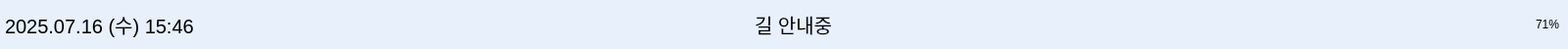
     <widget class="QFrame" name="topbar8">
      <property name="geometry">
       <rect>
        <x>0</x>
        <y>0</y>
        <width>1600</width>
        <height>50</height>
       </rect>
      </property>
      <property name="palette">
       <palette>
        <active>
         <colorrole role="WindowText">
          <brush brushstyle="SolidPattern">
           <color alpha="255">
            <red>0</red>
            <green>0</green>
            <blue>0</blue>
           </color>
          </brush>
         </colorrole>
         <colorrole role="Button">
          <brush brushstyle="SolidPattern">
           <color alpha="255">
            <red>231</red>
            <green>240</green>
            <blue>251</blue>
           </color>
          </brush>
         </colorrole>
         <colorrole role="Light">
          <brush brushstyle="SolidPattern">
           <color alpha="255">
            <red>255</red>
            <green>116</green>
            <blue>116</blue>
           </color>
          </brush>
         </colorrole>
         <colorrole role="Midlight">
          <brush brushstyle="SolidPattern">
           <color alpha="255">
            <red>247</red>
            <green>63</green>
            <blue>63</blue>
           </color>
          </brush>
         </colorrole>
         <colorrole role="Dark">
          <brush brushstyle="SolidPattern">
           <color alpha="255">
            <red>120</red>
            <green>6</green>
            <blue>6</blue>
           </color>
          </brush>
         </colorrole>
         <colorrole role="Mid">
          <brush brushstyle="SolidPattern">
           <color alpha="255">
            <red>160</red>
            <green>7</green>
            <blue>7</blue>
           </color>
          </brush>
         </colorrole>
         <colorrole role="Text">
          <brush brushstyle="SolidPattern">
           <color alpha="255">
            <red>0</red>
            <green>0</green>
            <blue>0</blue>
           </color>
          </brush>
         </colorrole>
         <colorrole role="BrightText">
          <brush brushstyle="SolidPattern">
           <color alpha="255">
            <red>255</red>
            <green>255</green>
            <blue>255</blue>
           </color>
          </brush>
         </colorrole>
         <colorrole role="ButtonText">
          <brush brushstyle="SolidPattern">
           <color alpha="255">
            <red>0</red>
            <green>0</green>
            <blue>0</blue>
           </color>
          </brush>
         </colorrole>
         <colorrole role="Base">
          <brush brushstyle="SolidPattern">
           <color alpha="255">
            <red>231</red>
            <green>240</green>
            <blue>251</blue>
           </color>
          </brush>
         </colorrole>
         <colorrole role="Window">
          <brush brushstyle="SolidPattern">
           <color alpha="255">
            <red>231</red>
            <green>240</green>
            <blue>251</blue>
           </color>
          </brush>
         </colorrole>
         <colorrole role="Shadow">
          <brush brushstyle="SolidPattern">
           <color alpha="255">
            <red>0</red>
            <green>0</green>
            <blue>0</blue>
           </color>
          </brush>
         </colorrole>
         <colorrole role="AlternateBase">
          <brush brushstyle="SolidPattern">
           <color alpha="255">
            <red>247</red>
            <green>133</green>
            <blue>133</blue>
           </color>
          </brush>
         </colorrole>
         <colorrole role="ToolTipBase">
          <brush brushstyle="SolidPattern">
           <color alpha="255">
            <red>255</red>
            <green>255</green>
            <blue>220</blue>
           </color>
          </brush>
         </colorrole>
         <colorrole role="ToolTipText">
          <brush brushstyle="SolidPattern">
           <color alpha="255">
            <red>0</red>
            <green>0</green>
            <blue>0</blue>
           </color>
          </brush>
         </colorrole>
         <colorrole role="PlaceholderText">
          <brush brushstyle="SolidPattern">
           <color alpha="128">
            <red>0</red>
            <green>0</green>
            <blue>0</blue>
           </color>
          </brush>
         </colorrole>
        </active>
        <inactive>
         <colorrole role="WindowText">
          <brush brushstyle="SolidPattern">
           <color alpha="255">
            <red>0</red>
            <green>0</green>
            <blue>0</blue>
           </color>
          </brush>
         </colorrole>
         <colorrole role="Button">
          <brush brushstyle="SolidPattern">
           <color alpha="255">
            <red>231</red>
            <green>240</green>
            <blue>251</blue>
           </color>
          </brush>
         </colorrole>
         <colorrole role="Light">
          <brush brushstyle="SolidPattern">
           <color alpha="255">
            <red>255</red>
            <green>116</green>
            <blue>116</blue>
           </color>
          </brush>
         </colorrole>
         <colorrole role="Midlight">
          <brush brushstyle="SolidPattern">
           <color alpha="255">
            <red>247</red>
            <green>63</green>
            <blue>63</blue>
           </color>
          </brush>
         </colorrole>
         <colorrole role="Dark">
          <brush brushstyle="SolidPattern">
           <color alpha="255">
            <red>120</red>
            <green>6</green>
            <blue>6</blue>
           </color>
          </brush>
         </colorrole>
         <colorrole role="Mid">
          <brush brushstyle="SolidPattern">
           <color alpha="255">
            <red>160</red>
            <green>7</green>
            <blue>7</blue>
           </color>
          </brush>
         </colorrole>
         <colorrole role="Text">
          <brush brushstyle="SolidPattern">
           <color alpha="255">
            <red>0</red>
            <green>0</green>
            <blue>0</blue>
           </color>
          </brush>
         </colorrole>
         <colorrole role="BrightText">
          <brush brushstyle="SolidPattern">
           <color alpha="255">
            <red>255</red>
            <green>255</green>
            <blue>255</blue>
           </color>
          </brush>
         </colorrole>
         <colorrole role="ButtonText">
          <brush brushstyle="SolidPattern">
           <color alpha="255">
            <red>0</red>
            <green>0</green>
            <blue>0</blue>
           </color>
          </brush>
         </colorrole>
         <colorrole role="Base">
          <brush brushstyle="SolidPattern">
           <color alpha="255">
            <red>231</red>
            <green>240</green>
            <blue>251</blue>
           </color>
          </brush>
         </colorrole>
         <colorrole role="Window">
          <brush brushstyle="SolidPattern">
           <color alpha="255">
            <red>231</red>
            <green>240</green>
            <blue>251</blue>
           </color>
          </brush>
         </colorrole>
         <colorrole role="Shadow">
          <brush brushstyle="SolidPattern">
           <color alpha="255">
            <red>0</red>
            <green>0</green>
            <blue>0</blue>
           </color>
          </brush>
         </colorrole>
         <colorrole role="AlternateBase">
          <brush brushstyle="SolidPattern">
           <color alpha="255">
            <red>247</red>
            <green>133</green>
            <blue>133</blue>
           </color>
          </brush>
         </colorrole>
         <colorrole role="ToolTipBase">
          <brush brushstyle="SolidPattern">
           <color alpha="255">
            <red>255</red>
            <green>255</green>
            <blue>220</blue>
           </color>
          </brush>
         </colorrole>
         <colorrole role="ToolTipText">
          <brush brushstyle="SolidPattern">
           <color alpha="255">
            <red>0</red>
            <green>0</green>
            <blue>0</blue>
           </color>
          </brush>
         </colorrole>
         <colorrole role="PlaceholderText">
          <brush brushstyle="SolidPattern">
           <color alpha="128">
            <red>0</red>
            <green>0</green>
            <blue>0</blue>
           </color>
          </brush>
         </colorrole>
        </inactive>
        <disabled>
         <colorrole role="WindowText">
          <brush brushstyle="SolidPattern">
           <color alpha="255">
            <red>120</red>
            <green>6</green>
            <blue>6</blue>
           </color>
          </brush>
         </colorrole>
         <colorrole role="Button">
          <brush brushstyle="SolidPattern">
           <color alpha="255">
            <red>231</red>
            <green>240</green>
            <blue>251</blue>
           </color>
          </brush>
         </colorrole>
         <colorrole role="Light">
          <brush brushstyle="SolidPattern">
           <color alpha="255">
            <red>255</red>
            <green>116</green>
            <blue>116</blue>
           </color>
          </brush>
         </colorrole>
         <colorrole role="Midlight">
          <brush brushstyle="SolidPattern">
           <color alpha="255">
            <red>247</red>
            <green>63</green>
            <blue>63</blue>
           </color>
          </brush>
         </colorrole>
         <colorrole role="Dark">
          <brush brushstyle="SolidPattern">
           <color alpha="255">
            <red>120</red>
            <green>6</green>
            <blue>6</blue>
           </color>
          </brush>
         </colorrole>
         <colorrole role="Mid">
          <brush brushstyle="SolidPattern">
           <color alpha="255">
            <red>160</red>
            <green>7</green>
            <blue>7</blue>
           </color>
          </brush>
         </colorrole>
         <colorrole role="Text">
          <brush brushstyle="SolidPattern">
           <color alpha="255">
            <red>120</red>
            <green>6</green>
            <blue>6</blue>
           </color>
          </brush>
         </colorrole>
         <colorrole role="BrightText">
          <brush brushstyle="SolidPattern">
           <color alpha="255">
            <red>255</red>
            <green>255</green>
            <blue>255</blue>
           </color>
          </brush>
         </colorrole>
         <colorrole role="ButtonText">
          <brush brushstyle="SolidPattern">
           <color alpha="255">
            <red>120</red>
            <green>6</green>
            <blue>6</blue>
           </color>
          </brush>
         </colorrole>
         <colorrole role="Base">
          <brush brushstyle="SolidPattern">
           <color alpha="255">
            <red>231</red>
            <green>240</green>
            <blue>251</blue>
           </color>
          </brush>
         </colorrole>
         <colorrole role="Window">
          <brush brushstyle="SolidPattern">
           <color alpha="255">
            <red>231</red>
            <green>240</green>
            <blue>251</blue>
           </color>
          </brush>
         </colorrole>
         <colorrole role="Shadow">
          <brush brushstyle="SolidPattern">
           <color alpha="255">
            <red>0</red>
            <green>0</green>
            <blue>0</blue>
           </color>
          </brush>
         </colorrole>
         <colorrole role="AlternateBase">
          <brush brushstyle="SolidPattern">
           <color alpha="255">
            <red>240</red>
            <green>11</green>
            <blue>11</blue>
           </color>
          </brush>
         </colorrole>
         <colorrole role="ToolTipBase">
          <brush brushstyle="SolidPattern">
           <color alpha="255">
            <red>255</red>
            <green>255</green>
            <blue>220</blue>
           </color>
          </brush>
         </colorrole>
         <colorrole role="ToolTipText">
          <brush brushstyle="SolidPattern">
           <color alpha="255">
            <red>0</red>
            <green>0</green>
            <blue>0</blue>
           </color>
          </brush>
         </colorrole>
         <colorrole role="PlaceholderText">
          <brush brushstyle="SolidPattern">
           <color alpha="128">
            <red>0</red>
            <green>0</green>
            <blue>0</blue>
           </color>
          </brush>
         </colorrole>
        </disabled>
       </palette>
      </property>
      <property name="styleSheet">
       <string>background-color: #e7f0fb;</string>
      </property>
      <widget class="QLabel" name="label_datetime8">
       <property name="geometry">
        <rect>
         <x>5</x>
         <y>0</y>
         <width>331</width>
         <height>50</height>
        </rect>
       </property>
       <property name="font">
        <font>
         <pointsize>15</pointsize>
        </font>
       </property>
       <property name="text">
        <string>2025.07.16 (수) 15:46</string>
       </property>
      </widget>
      <widget class="QLabel" name="label_battery8">
       <property name="geometry">
        <rect>
         <x>1470</x>
         <y>0</y>
         <width>121</width>
         <height>50</height>
        </rect>
       </property>
       <property name="text">
        <string>71%</string>
       </property>
       <property name="alignment">
        <set>Qt::AlignRight|Qt::AlignTrailing|Qt::AlignVCenter</set>
       </property>
      </widget>
      <widget class="QLabel" name="label_status8">
       <property name="geometry">
        <rect>
         <x>770</x>
         <y>0</y>
         <width>141</width>
         <height>50</height>
        </rect>
       </property>
       <property name="font">
        <font>
         <pointsize>15</pointsize>
         <weight>50</weight>
         <bold>false</bold>
        </font>
       </property>
       <property name="text">
        <string>길 안내중</string>
       </property>
      </widget>
      <widget class="QLabel" name="label_image8">
       <property name="geometry">
        <rect>
         <x>720</x>
         <y>0</y>
         <width>51</width>
         <height>41</height>
        </rect>
       </property>
       <property name="text">
        <string/>
       </property>
       <property name="pixmap">
        <pixmap>icon/길 안내중.png</pixmap>
       </property>
       <property name="scaledContents">
        <bool>true</bool>
       </property>
      </widget>
     </widget>
